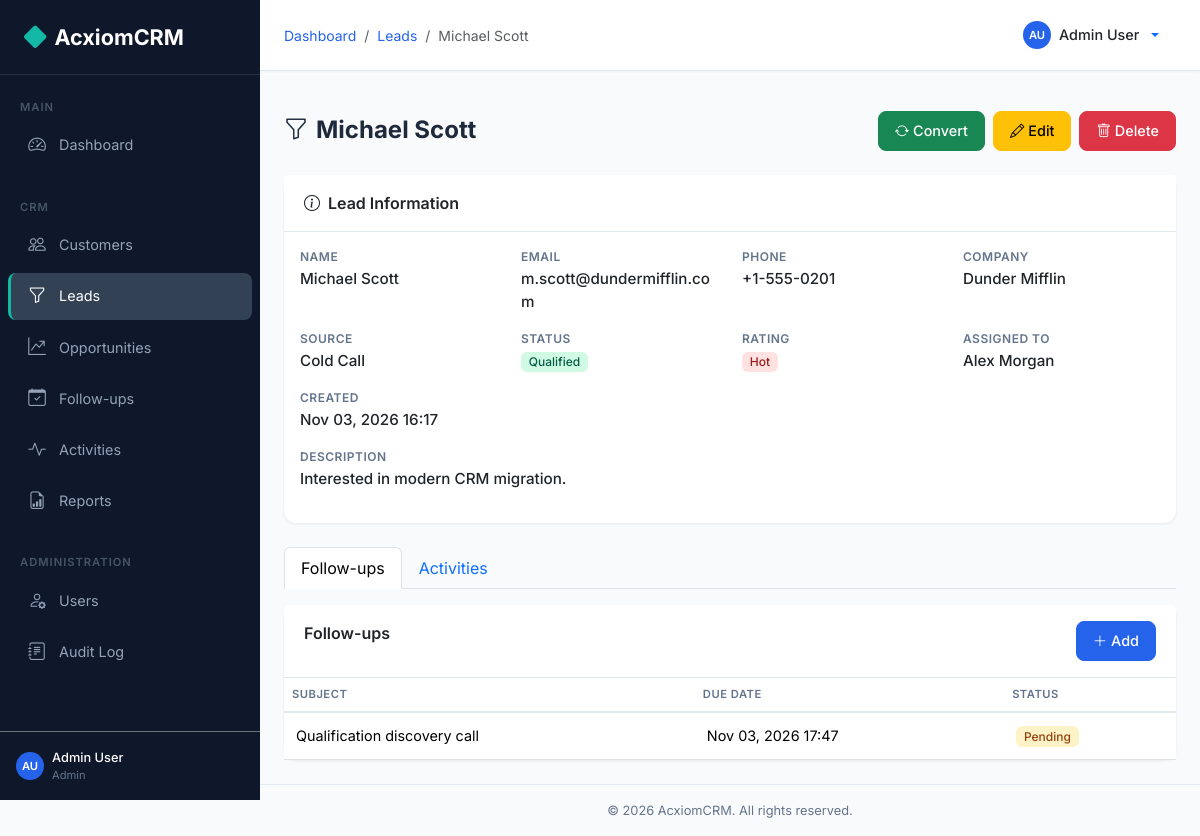
/leads/1 (signed in), run on the app's committed database.
### backend/models.py (models this page shows, shortened)
class User(UserMixin, db.Model):
    __tablename__ = 'users'
    id = db.Column(db.Integer, primary_key=True)
    first_name = db.Column(db.String(50), nullable=False)
    last_name = db.Column(db.String(50), nullable=False)
    email = db.Column(db.String(120), unique=True, nullable=False, index=True)
    password_hash = db.Column(db.String(256), nullable=False)
    phone = db.Column(db.String(20))
    role_id = db.Column(db.Integer, db.ForeignKey('roles.id'), nullable=False)
    is_active = db.Column(db.Boolean, default=True)
    failed_login_count = db.Column(db.Integer, default=0)
    lockout_until = db.Column(db.DateTime, nullable=True)
    created_at = db.Column(db.DateTime, default=datetime.utcnow)
    updated_at = db.Column(db.DateTime, default=datetime.utcnow, onupdate=datetime.utcnow)
    customers = db.relationship('Customer', backref='assigned_user', lazy='dynamic', foreign_keys='Customer.assigned_to')
    leads = db.relationship('Lead', backref='assigned_user', lazy='dynamic', foreign_keys='Lead.assigned_to')
    opportunities = db.relationship('Opportunity', backref='assigned_user', lazy='dynamic', foreign_keys='Opportunity.assigned_to')
    @property
    def full_name(self):
        return f'{self.first_name} {self.last_name}'
    def is_admin(self):
        return self.role and self.role.name == 'Admin'

class Role(db.Model):
    __tablename__ = 'roles'
    id = db.Column(db.Integer, primary_key=True)
    name = db.Column(db.String(50), unique=True, nullable=False)
    description = db.Column(db.String(200))
    permissions = db.relationship('Permission', secondary=role_permissions, backref='roles')
    users = db.relationship('User', backref='role', lazy='dynamic')

class Lead(db.Model):
    __tablename__ = 'leads'
    id = db.Column(db.Integer, primary_key=True)
    name = db.Column(db.String(100), nullable=False)
    email = db.Column(db.String(120), index=True)
    phone = db.Column(db.String(20))
    company = db.Column(db.String(100))
    source = db.Column(db.String(50))  # Web, Referral, Cold Call, etc.
    status = db.Column(db.String(20), default='New')  # New, Contacted, Qualified, Unqualified, Converted
    rating = db.Column(db.String(10))  # Hot, Warm, Cold
    description = db.Column(db.Text)
    assigned_to = db.Column(db.Integer, db.ForeignKey('users.id'))
    created_by = db.Column(db.Integer, db.ForeignKey('users.id'))
    converted = db.Column(db.Boolean, default=False)
    converted_customer_id = db.Column(db.Integer, db.ForeignKey('customers.id'))
    converted_date = db.Column(db.DateTime)
    created_at = db.Column(db.DateTime, default=datetime.utcnow)
    updated_at = db.Column(db.DateTime, default=datetime.utcnow, onupdate=datetime.utcnow)
    followups = db.relationship('FollowUp', backref='lead', lazy='dynamic')
    activities = db.relationship('Activity', backref='lead', lazy='dynamic')
    converted_customer = db.relationship('Customer', foreign_keys=[converted_customer_id])
    creator = db.relationship('User', foreign_keys=[created_by])

class FollowUp(db.Model):
    __tablename__ = 'followups'
    id = db.Column(db.Integer, primary_key=True)
    subject = db.Column(db.String(200), nullable=False)
    description = db.Column(db.Text)
    customer_id = db.Column(db.Integer, db.ForeignKey('customers.id'))
    lead_id = db.Column(db.Integer, db.ForeignKey('leads.id'))
    opportunity_id = db.Column(db.Integer, db.ForeignKey('opportunities.id'))
    assigned_to = db.Column(db.Integer, db.ForeignKey('users.id'))
    due_date = db.Column(db.DateTime, nullable=False)
    status = db.Column(db.String(20), default='Pending')  # Pending, Completed, Cancelled
    created_by = db.Column(db.Integer, db.ForeignKey('users.id'))
    created_at = db.Column(db.DateTime, default=datetime.utcnow)
    updated_at = db.Column(db.DateTime, default=datetime.utcnow, onupdate=datetime.utcnow)
    assignee = db.relationship('User', foreign_keys=[assigned_to])
    creator = db.relationship('User', foreign_keys=[created_by])
    @property
    def is_overdue(self):
        return self.status == 'Pending' and self.due_date < datetime.utcnow()

### backend/routes/leads.py (the view)
@leads_bp.route('/<int:id>')
@login_required
def detail(id):
    lead = Lead.query.get_or_404(id)
    if not (current_user.is_admin() or current_user.is_manager()) and lead.assigned_to != current_user.id:
        abort(403)
    followups = lead.followups.order_by(FollowUp.due_date.desc()).all()
    activities = lead.activities.order_by(Activity.activity_date.desc()).all()
    return render_template('leads/detail.html', lead=lead, followups=followups, activities=activities)

### frontend/templates/leads/detail.html (shortened to what this page needs)
{% extends 'base.html' %}
{% block breadcrumb %}
<li class="breadcrumb-item"><a href="{{ url_for('dashboard.index') }}">Dashboard</a></li>
<li class="breadcrumb-item"><a href="{{ url_for('leads.list_leads') }}">Leads</a></li>
<li class="breadcrumb-item active">{{ lead.name }}</li>
{% endblock %}
{% block content %}
<div class="page-header">
    <h1><i class="bi bi-funnel me-2"></i>{{ lead.name }}</h1>
    <div class="d-flex gap-2">
        {% if lead.status == 'Qualified' and not lead.converted %}
        <a href="{{ url_for('leads.convert', id=lead.id) }}" class="btn btn-success"><i class="bi bi-arrow-repeat me-1"></i>Convert</a>
        {% endif %}
        <a href="{{ url_for('leads.edit', id=lead.id) }}" class="btn btn-warning"><i class="bi bi-pencil me-1"></i>Edit</a>
        <button class="btn btn-danger" data-delete-url="{{ url_for('leads.delete', id=lead.id) }}" data-delete-name="{{ lead.name }}"><i class="bi bi-trash me-1"></i>Delete</button>
    </div>
</div>
<div class="card mb-4">
    <div class="card-header"><i class="bi bi-info-circle me-2"></i>Lead Information</div>
    <div class="card-body">
        <div class="row">
            <div class="col-md-3"><div class="detail-label">Name</div><div class="detail-value">{{ lead.name }}</div></div>
            <div class="col-md-3"><div class="detail-label">Email</div><div class="detail-value">{{ lead.email or '-' }}</div></div>
            <div class="col-md-3"><div class="detail-label">Phone</div><div class="detail-value">{{ lead.phone or '-' }}</div></div>
            <div class="col-md-3"><div class="detail-label">Company</div><div class="detail-value">{{ lead.company or '-' }}</div></div>
            <div class="col-md-3"><div class="detail-label">Source</div><div class="detail-value">{{ lead.source or '-' }}</div></div>
            <div class="col-md-3"><div class="detail-label">Status</div><div class="detail-value"><span class="badge badge-{{ lead.status|lower }}">{{ lead.status }}</span></div></div>
            <div class="col-md-3"><div class="detail-label">Rating</div><div class="detail-value">{% if lead.rating %}<span class="badge badge-{{ lead.rating|lower }}">{{ lead.rating }}</span>{% else %}-{% endif %}</div></div>
            <div class="col-md-3"><div class="detail-label">Assigned To</div><div class="detail-value">{{ lead.assigned_user.full_name if lead.assigned_user else '-' }}</div></div>
            <div class="col-md-3"><div class="detail-label">Created</div><div class="detail-value">{{ lead.created_at.strftime('%b %d, %Y %H:%M') }}</div></div>
            {% if lead.description %}
            <div class="col-12"><div class="detail-label">Description</div><div class="detail-value">{{ lead.description }}</div></div>
            {% endif %}
        </div>
    </div>
</div>
<ul class="nav nav-tabs mb-3"><li class="nav-item"><a class="nav-link active" data-bs-toggle="tab" href="#followups">Follow-ups</a></li><li class="nav-item"><a class="nav-link" data-bs-toggle="tab" href="#activities">Activities</a></li></ul>
<div class="tab-content">
    <div class="tab-pane fade show active" id="followups">
        <div class="card"><div class="card-header d-flex justify-content-between"><span>Follow-ups</span><a href="{{ url_for('followups.create', lead_id=lead.id) }}" class="btn btn-sm btn-primary"><i class="bi bi-plus-lg me-1"></i>Add</a></div>
        <div class="card-body p-0">{% if followups %}<table class="table table-hover mb-0"><thead><tr><th>Subject</th><th>Due Date</th><th>Status</th></tr></thead><tbody>{% for f in followups %}<tr><td>{{ f.subject }}</td><td>{{ f.due_date.strftime('%b %d, %Y %H:%M') }} {% if f.is_overdue %}<span class="badge badge-overdue">Overdue</span>{% endif %}</td><td><span class="badge badge-{{ f.status|lower }}">{{ f.status }}</span></td></tr>{% endfor %}</tbody></table>{% else %}<div class="empty-state py-3"><p>No follow-ups</p></div>{% endif %}</div></div>
    </div>
</div>
{% endblock %}

### frontend/templates/base.html (shortened to what this page needs)
<!DOCTYPE html>
<html lang="en">
<head>
    <link href="https://cdn.jsdelivr.net/npm/bootstrap@5.3.2/dist/css/bootstrap.min.css" rel="stylesheet">
    <link href="https://cdn.jsdelivr.net/npm/bootstrap-icons@1.11.2/font/bootstrap-icons.min.css" rel="stylesheet">
    <link href="{{ url_for('static', filename='css/style.css') }}" rel="stylesheet">
</head>
<body>
    <nav id="sidebar" class="sidebar">
        <div class="sidebar-brand">
            <i class="bi bi-diamond-fill"></i> AcxiomCRM
        </div>
        <div class="sidebar-nav">
            <div class="sidebar-section">Main</div>
            <ul class="nav flex-column">
                <li class="nav-item">
                    <a class="nav-link {% if request.endpoint == 'dashboard.index' %}active{% endif %}" href="{{ url_for('dashboard.index') }}">
                        <i class="bi bi-speedometer2"></i> Dashboard
                    </a>
                </li>
            </ul>
            <div class="sidebar-section mt-3">CRM</div>
            <ul class="nav flex-column">
                <li class="nav-item">
                    <a class="nav-link {% if 'customers' in (request.endpoint or '') %}active{% endif %}" href="{{ url_for('customers.list_customers') }}">
                        <i class="bi bi-people"></i> Customers
                    </a>
                </li>
                <li class="nav-item">
                    <a class="nav-link {% if 'leads' in (request.endpoint or '') %}active{% endif %}" href="{{ url_for('leads.list_leads') }}">
                        <i class="bi bi-funnel"></i> Leads
                    </a>
                </li>
                <li class="nav-item">
                    <a class="nav-link {% if 'opportunities' in (request.endpoint or '') %}active{% endif %}" href="{{ url_for('opportunities.list_opportunities') }}">
                        <i class="bi bi-graph-up-arrow"></i> Opportunities
                    </a>
                </li>
                <li class="nav-item">
                    <a class="nav-link {% if 'followups' in (request.endpoint or '') %}active{% endif %}" href="{{ url_for('followups.list_followups') }}">
                        <i class="bi bi-calendar-check"></i> Follow-ups
                    </a>
                </li>
                <li class="nav-item">
                    <a class="nav-link {% if 'activities' in (request.endpoint or '') %}active{% endif %}" href="{{ url_for('activities.list_activities') }}">
                        <i class="bi bi-activity"></i> Activities
                    </a>
                </li>
                <li class="nav-item">
                    <a class="nav-link {% if 'reports' in (request.endpoint or '') %}active{% endif %}" href="{{ url_for('reports.index') }}">
                        <i class="bi bi-file-earmark-bar-graph"></i> Reports
                    </a>
                </li>
            </ul>
            {% if current_user.is_admin() %}
            <div class="sidebar-section mt-3">Administration</div>
            <ul class="nav flex-column">
                <li class="nav-item">
                    <a class="nav-link {% if 'users' in (request.endpoint or '') %}active{% endif %}" href="{{ url_for('users.list_users') }}">
                        <i class="bi bi-person-gear"></i> Users
                    </a>
                </li>
                <li class="nav-item">
                    <a class="nav-link {% if 'audit' in (request.endpoint or '') %}active{% endif %}" href="{{ url_for('audit.list_logs') }}">
                        <i class="bi bi-journal-text"></i> Audit Log
                    </a>
                </li>
            </ul>
            {% endif %}
        </div>
        <div class="p-3 border-top border-secondary">
            <div class="d-flex align-items-center gap-2">
                <div class="user-avatar user-avatar-sm">{{ current_user.first_name[0] }}{{ current_user.last_name[0] }}</div>
                <div class="flex-grow-1">
                    <div style="font-size:0.8rem;color:#fff;font-weight:500;">{{ current_user.full_name }}</div>
                    <div style="font-size:0.7rem;color:#64748B;">{{ current_user.role.name }}</div>
                </div>
            </div>
        </div>
    </nav>
    <div class="main-content">
        <div class="top-navbar">
            <div class="d-flex align-items-center gap-3">
                <nav aria-label="breadcrumb">
                    <ol class="breadcrumb mb-0">
                        {% block breadcrumb %}{% endblock %}
                    </ol>
                </nav>
            </div>
            <div class="dropdown">
                <button class="btn btn-link text-decoration-none dropdown-toggle d-flex align-items-center gap-2" type="button" data-bs-toggle="dropdown">
                    <div class="user-avatar user-avatar-sm">{{ current_user.first_name[0] }}{{ current_user.last_name[0] }}</div>
                    <span class="text-dark fw-medium" style="font-size:0.9rem;">{{ current_user.full_name }}</span>
                </button>
            </div>
        </div>
        <div class="content-area pb-0 pt-3" style="padding-bottom:0!important;">
        </div>
        <div class="content-area">
            {% block content %}{% endblock %}
        </div>
        <div class="footer">
            &copy; 2026 AcxiomCRM. All rights reserved.
        </div>
    </div>
</body>
</html>

### data on the page
User: first_name "A", last_name "U", full_name "Admin User"
Role: role.name "Admin"
Lead: name "Michael Scott", email "m.scott@dundermifflin.com", phone "+1-555-0201", company "Dunder Mifflin", source "Cold Call", status "Qualified", rating "Hot", created_at "Nov 03, 2026 16:17", description "Interested in modern CRM migration."
User: assigned_user "Alex Morgan"
FollowUp: subject "Qualification discovery call", due_date "Nov 03, 2026 17:47", status "Pending"
